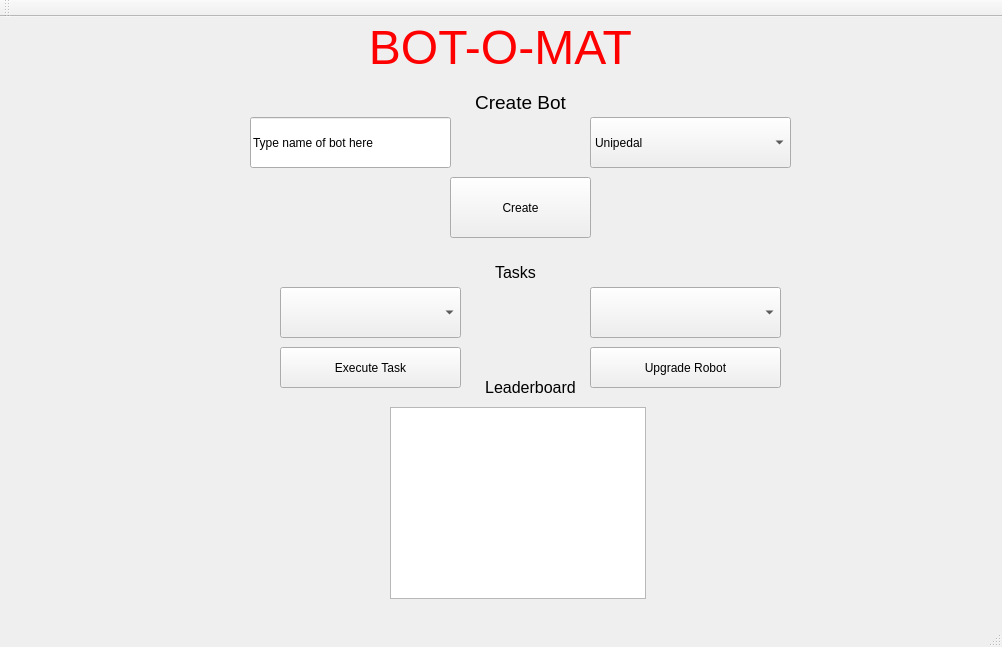
<?xml version="1.0" encoding="UTF-8"?>
<ui version="4.0">
 <class>MainWindow</class>
 <widget class="QMainWindow" name="MainWindow">
  <property name="geometry">
   <rect>
    <x>0</x>
    <y>0</y>
    <width>1002</width>
    <height>647</height>
   </rect>
  </property>
  <property name="windowTitle">
   <string>MainWindow</string>
  </property>
  <widget class="QWidget" name="centralWidget">
   <widget class="QLabel" name="label">
    <property name="geometry">
     <rect>
      <x>320</x>
      <y>0</y>
      <width>361</width>
      <height>61</height>
     </rect>
    </property>
    <property name="text">
     <string>&lt;html&gt;&lt;head/&gt;&lt;body&gt;&lt;p align=&quot;center&quot;&gt;&lt;span style=&quot; font-size:36pt; color:#ff0000;&quot;&gt;BOT-O-MAT&lt;/span&gt;&lt;/p&gt;&lt;/body&gt;&lt;/html&gt;</string>
    </property>
   </widget>
   <widget class="QLabel" name="label_2">
    <property name="geometry">
     <rect>
      <x>450</x>
      <y>60</y>
      <width>141</width>
      <height>51</height>
     </rect>
    </property>
    <property name="text">
     <string>&lt;html&gt;&lt;head/&gt;&lt;body&gt;&lt;p align=&quot;center&quot;&gt;&lt;span style=&quot; font-size:14pt;&quot;&gt;Create Bot&lt;/span&gt;&lt;/p&gt;&lt;/body&gt;&lt;/html&gt;</string>
    </property>
   </widget>
   <widget class="QLineEdit" name="lineEdit">
    <property name="geometry">
     <rect>
      <x>250</x>
      <y>100</y>
      <width>201</width>
      <height>51</height>
     </rect>
    </property>
    <property name="text">
     <string>Type name of bot here</string>
    </property>
   </widget>
   <widget class="QComboBox" name="Picktypeofrobot">
    <property name="geometry">
     <rect>
      <x>590</x>
      <y>100</y>
      <width>201</width>
      <height>51</height>
     </rect>
    </property>
    <item>
     <property name="text">
      <string>Unipedal</string>
     </property>
    </item>
    <item>
     <property name="text">
      <string>Bipedal</string>
     </property>
    </item>
    <item>
     <property name="text">
      <string>Quadrupedal</string>
     </property>
    </item>
    <item>
     <property name="text">
      <string>Arachnid</string>
     </property>
    </item>
    <item>
     <property name="text">
      <string>Radial</string>
     </property>
    </item>
    <item>
     <property name="text">
      <string>Aeronautical</string>
     </property>
    </item>
   </widget>
   <widget class="QPushButton" name="Createrobot">
    <property name="geometry">
     <rect>
      <x>450</x>
      <y>160</y>
      <width>141</width>
      <height>61</height>
     </rect>
    </property>
    <property name="text">
     <string>Create</string>
    </property>
   </widget>
   <widget class="QLabel" name="label_3">
    <property name="geometry">
     <rect>
      <x>460</x>
      <y>230</y>
      <width>111</width>
      <height>51</height>
     </rect>
    </property>
    <property name="text">
     <string>&lt;html&gt;&lt;head/&gt;&lt;body&gt;&lt;p align=&quot;center&quot;&gt;&lt;span style=&quot; font-size:12pt;&quot;&gt;Tasks&lt;/span&gt;&lt;/p&gt;&lt;/body&gt;&lt;/html&gt;</string>
    </property>
   </widget>
   <widget class="QComboBox" name="Myrobots">
    <property name="geometry">
     <rect>
      <x>280</x>
      <y>270</y>
      <width>181</width>
      <height>51</height>
     </rect>
    </property>
   </widget>
   <widget class="QComboBox" name="Myrobotsactions">
    <property name="geometry">
     <rect>
      <x>590</x>
      <y>270</y>
      <width>191</width>
      <height>51</height>
     </rect>
    </property>
   </widget>
   <widget class="QPushButton" name="ExecuteTask">
    <property name="geometry">
     <rect>
      <x>280</x>
      <y>330</y>
      <width>181</width>
      <height>41</height>
     </rect>
    </property>
    <property name="text">
     <string>Execute Task</string>
    </property>
   </widget>
   <widget class="QPushButton" name="UpgradeRobot">
    <property name="geometry">
     <rect>
      <x>590</x>
      <y>330</y>
      <width>191</width>
      <height>41</height>
     </rect>
    </property>
    <property name="text">
     <string>Upgrade Robot</string>
    </property>
   </widget>
   <widget class="QLabel" name="label_4">
    <property name="geometry">
     <rect>
      <x>470</x>
      <y>350</y>
      <width>121</width>
      <height>41</height>
     </rect>
    </property>
    <property name="text">
     <string>&lt;html&gt;&lt;head/&gt;&lt;body&gt;&lt;p align=&quot;center&quot;&gt;&lt;span style=&quot; font-size:12pt;&quot;&gt;Leaderboard&lt;/span&gt;&lt;/p&gt;&lt;/body&gt;&lt;/html&gt;</string>
    </property>
   </widget>
   <widget class="QListWidget" name="Leaderboard">
    <property name="geometry">
     <rect>
      <x>390</x>
      <y>390</y>
      <width>256</width>
      <height>192</height>
     </rect>
    </property>
   </widget>
  </widget>
  <widget class="QMenuBar" name="menuBar">
   <property name="geometry">
    <rect>
     <x>0</x>
     <y>0</y>
     <width>1002</width>
     <height>26</height>
    </rect>
   </property>
  </widget>
  <widget class="QToolBar" name="mainToolBar">
   <attribute name="toolBarArea">
    <enum>TopToolBarArea</enum>
   </attribute>
   <attribute name="toolBarBreak">
    <bool>false</bool>
   </attribute>
  </widget>
  <widget class="QStatusBar" name="statusBar"/>
 </widget>
 <layoutdefault spacing="6" margin="11"/>
 <resources/>
 <connections/>
</ui>
